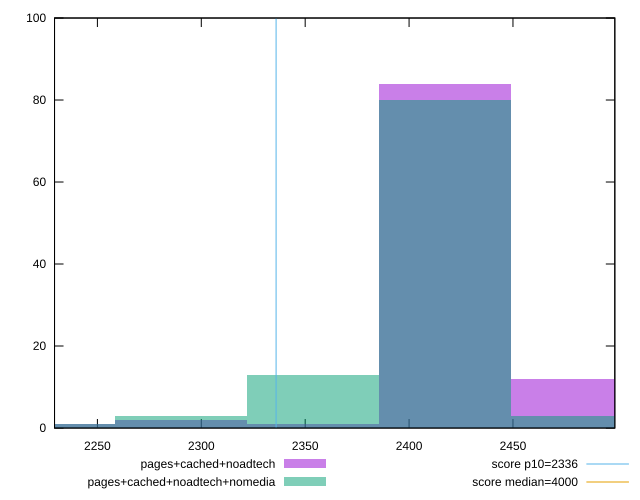

Write gnuplot code to recreate this figure.
reset

$pagesCachedNoadtech <<EOF
2417.269212601641 84
2480.881560301684 12
2353.656864901598 1
2290.0445172015548 2
2226.4321695015115 1
EOF

$pagesCachedNoadtechNomedia <<EOF
2417.269212601641 80
2353.656864901598 13
2226.4321695015115 1
2290.0445172015548 3
2480.881560301684 3
EOF

set key outside below
set boxwidth 63.61234770004319
set xrange [2229.366:2499.0225]
set yrange [0:100]
set trange [0:100]
set style fill transparent solid 0.5 noborder

set parametric
set terminal svg size 640, 500 enhanced background rgb 'white'
set output "report_00025_2021-02-22T21:38:55.199Z/first-contentful-paint/comparison/histogram/2_vs_3.svg"

plot $pagesCachedNoadtech title "pages+cached+noadtech" with boxes, \
     $pagesCachedNoadtechNomedia title "pages+cached+noadtech+nomedia" with boxes, \
     2336,t title "score p10=2336", \
     4000,t title "score median=4000"

reset
